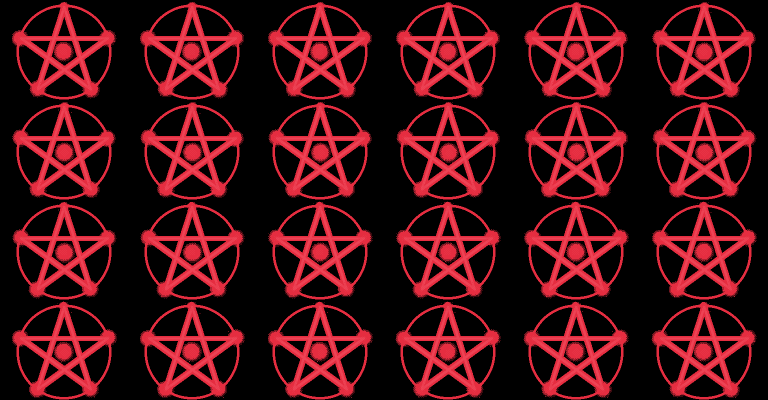
#> input picture assets/artwork/pent/pent-glow-particles-v1.png, 1536 x 800 px (shown at 1/2 size)
$ python -i render_start_menu_smoke_study.py   (imports and definitions only)
#> lines starting #> are read from the running program, lines starting #| are printed output that depends on the picture; after the words box and inside, x2 and y2 are one past the last pixel; in counts of white or black regions, pixels touching at a corner belong together
### tools/render_module_geometry_study.py
#!/usr/bin/env python3
"""Non-shipping two-screen geometry concepts, not DSP output or hardware captures."""
from pathlib import Path
import hashlib
import json
import math
import re
from PIL import Image, ImageDraw, ImageChops

ROOT = Path(__file__).resolve().parents[1]
OUT = ROOT / 'ui_mockups/module_geometry_study'
PAPER = (226, 190, 206)
HI = (242, 216, 226)
FAINT = (207, 165, 184)
MUTED = (174, 130, 151)
INK = (31, 20, 31)
SPOT = (91, 49, 124)
OUTSIDE = (24, 20, 29)
PALETTE = {PAPER, HI, FAINT, MUTED, INK, SPOT, OUTSIDE}


def load_font():
    src = (ROOT / 'core/ui/font.cpp').read_text().split('font_6x8[96][8] = {', 1)[1].split('};', 1)[0]
    glyphs = []
    for body in re.findall(r'\{([^{}]*)\}', src):
        rows = []
        for macro, zero in re.findall(r'R\(([^)]*)\)|(\b0\b)', re.sub(r'//.*', '', body)):
            bits = 0
            for bit in macro.split(',') if macro else []:
                bits = (bits << 1) | int(bit.strip())
            rows.append(bits)
        if len(rows) == 8:
            glyphs.append(rows)
    assert len(glyphs) == 96
    return glyphs


FONT = load_font()


class Canvas:
    # [41 lines left out: functions __init__, text, hatch, not called in this run]


DATA = {
    'fm': dict(path='fm / ghost / out', status='drone', title='two operators', selected=2,
               primary='index', value='42%', route='sg.a  +12%', summary='ratio 2.00x   fine +0.003x',
               params=[('pitch','c2',.25),('ratio','2.00x',.4),('index','42%',.42),('feedback','36%',.36),('fine','+.003x',.51),('gain','67%',.67)],
               pages=('tone','shape'), actions=('strike','drone','mod / temp'), active=1),
    'ghost': dict(path='play / ghost / out', status='memory', title='four resonances', selected=2,
                  primary='smear', value='64%', route='sg.b  +08%', summary='root 110hz   drift 18%',
                  params=[('root','110hz',.68),('decay','87%',.87),('smear','64%',.64),('drift','18%',.18),('freeze','off',0),('mix','58%',.58)],
                  pages=('memory',''), actions=('freeze','bypass','mod / temp'), active=-1),
    'strn': dict(path='mic / strn / out', status='frozen', title='held material', selected=0,
                 primary='position', value='38%', route='sg.a  +06%', summary='8 voices max   long window',
                 params=[('position','38%',.38),('size','720ms',.7),('density','14%',.14),('pitch','+0.03st',.501),('spray','04%',.04),('mix','100%',1)],
                 pages=('cloud','motion'), actions=('freeze','long','mod / temp'), active=0),
    'rev': dict(path='fm / rev / out', status='tail', title='three delay lines', selected=2,
                primary='damp', value='76%', route='sg.c  +09%', summary='size 62%   decay 84%',
                params=[('size','62%',.62),('decay','84%',.84),('damp','76%',.76),('mix','31%',.31)],
                pages=('space',''), actions=('freeze','bypass','mod / temp'), active=-1),
}


# [178 lines left out: functions figure, top, bottom, pair, save, protected_hashes and 1 more, not called in this run]


# [2 lines that do not run on import are left out]

### tools/render_start_menu_smoke_study.py
#!/usr/bin/env python3
"""Authored cabinet-v3 motion mockup, NOT a running app or hardware recording.

Only a GIF and review stills are generated. No app/controller, font atlas, project
storage, settings or audio changes. Native 320x240, stationary thresholded glyphs.
Font: Gossip Med Pixel, Deborah Khodanovich 2025, SIL OFL (assets/fonts/).
"""
from datetime import datetime, timezone
from functools import lru_cache
import hashlib
import json
import math
from pathlib import Path
import re

from PIL import Image, ImageChops, ImageDraw, ImageFont, PngImagePlugin
from render_module_geometry_study import FONT
from render_menu_style_study import heading_mask, overlaps

ROOT = Path(__file__).resolve().parents[1]
OUT = ROOT / 'ui_mockups/start_menu_refresh_study/cabinet-smoke-v3'
SIZE = (320, 240)
FRAME_MS, DURATION = 40, 12000
INK, ACCENT, MUTED = (244, 244, 244), (181, 154, 232), (184, 184, 184)
FACE_PATH = ROOT / 'assets/fonts/Gossip-MedPixel.otf'
BASELINES = (54, 118, 182)
PROJECTS = [('patch 03', '12 min ago'), ('patch 01', '2 hours ago'),
            ('patch 06', 'yesterday'), ('patch 02', '3 days ago'), ('patch 04', 'last week')]
# Only existing settings from ui_start_menu.cpp; no invented master-volume DSP.
SETTINGS = [('menu sound', 'on'), ('logo wave', 'on'), ('startup', 'menu'),
            ('palette editor', 'gray')]
EVENTS = [(800, 'library'), (3400, 'settings'), (8400, 'library'), (10800, None)]
MODAL_OPEN, MODAL_CLOSE = 5600, 7400


def sha(path):
    return hashlib.sha256(Path(path).read_bytes()).hexdigest()


def ease(p):
    p = max(0., min(1., p))
    return p*p*(3-2*p)


def mix(a, b, p):
    return tuple(math.floor(x+(y-x)*p+.5) for x, y in zip(a, b))


@lru_cache(None)
def glyph(text, size):
    if not size:
        m = Image.new('L', (len(text)*6, 8))
        d = ImageDraw.Draw(m)
        for i, ch in enumerate(text):
            for y, bits in enumerate(FONT[ord(ch)-32]):
                for x in range(6):
                    if bits & (1 << (5-x)):
                        d.point((i*6+x, y), fill=255)
        return m, 0
    face = ImageFont.truetype(str(FACE_PATH), size)
    m = Image.new('L', (640, 80))
    ImageDraw.Draw(m).text((4, 40), text, font=face, fill=255, anchor='ls')
    m = m.point(lambda v: 255 if v >= 128 else 0)
    box = m.getbbox()
    if size == 28:
        assert m.crop(box).tobytes() == heading_mask(text).tobytes()
    return m.crop(box), box[1]-40


class Layer:
    def __init__(self):
        self.im = Image.new('RGBA', SIZE)
#> self.im: PIL image 320x240 RGBA; every value is 0
        self.labels, self.hits = [], []

    def word(self, x, y, text, size=22, color=INK):
        mask, dy = glyph(text, size)
        y += dy
        box = (x, y, x+mask.width, y+mask.height)
        assert 0 <= x < box[2] <= 320 and 0 <= y < box[3] <= 240, (text, box)
        assert all(not overlaps(box, old) for old, _ in self.labels), (text, self.labels)
        self.labels.append((box, text))
        self.im.paste((*color, 255), (x, y), mask)
        return box

    # [5 lines left out: function hit, not called in this run]


LEFT = Layer()
# [3 lines not run here, left out]

LIBRARY = Layer()
# [5 lines not run here, left out]

PREFERENCES = Layer()
# [11 lines not run here, left out]

# Use the actual 24 swatch RGB constants, not an invented color collection.
# [3 lines that did not run here, left out]
# [1 line not run here, left out]


def modal_layer():
    p = Layer()
    d = ImageDraw.Draw(p.im)
    d.rectangle((12, 12, 307, 227), fill=(34, 33, 37, 255), outline=(67, 63, 73, 255))
    p.word(26, 43, 'palette', 28)
#> in glyph, `m = Image.new('L', (640, 80))`: m: PIL image 640x80 L; every value is 0
#> in glyph, `m = m.point(lambda v: 255 if v >= 128 else 0)`:
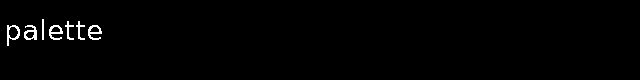
#> m: PIL image 640x80 L; 1.1% white in thin lines or dots, all inside (x1, y1, x2, y2) = (7, 19, 102, 46)
#> in glyph, `box = m.getbbox()`: box = (7, 19, 102, 46)
    p.word(232, 31, 'saved gray', 0, MUTED)
    presets = [('pink', ((226,190,206), (31,20,31), (91,49,124))),
               ('gray', ((36,36,36), INK, ACCENT)),
               ('old grimoire', ((232,220,192), (81,57,40), (127,29,44))),
               ('black mass', ((39,35,31), (223,205,164), (236,105,85))),
               ('custom', ((232,220,192), (81,57,40), (127,29,44)))]
    for i, (name, paints) in enumerate(presets):
        x, y = 26+(i%2)*142, 61+(i//2)*21
        for j, color in enumerate(paints):
            d.rectangle((x+7*j, y-1, x+7*j+5, y+8), fill=(*color,255))
        p.word(x+28, y, name, 0, ACCENT if name == 'gray' else INK)
        if name == 'gray':
            d.line((x+28, y+11, x+50, y+11), fill=(*ACCENT,255))
    for i, (name, color) in enumerate(zip(('paper', 'ink', 'accent'), ((36,36,36), INK, ACCENT))):
        x = 26+i*92
        d.rectangle((x, 126, x+16, 139), fill=(*color,255), outline=(112,112,112,255))
        p.word(x+24, 130, name, 0, ACCENT if i == 2 else MUTED)
    for i, color in enumerate(SWATCHES):
        x, y = 26+(i%8)*34, 151+(i//8)*17
        d.rectangle((x,y,x+28,y+11), fill=(*color,255))
        if color == ACCENT:
            d.polygon(((x+14,y+2),(x+17,y+5),(x+14,y+8),(x+11,y+5)), fill=(31,20,31,255))
    p.word(26, 209, 'cancel', 0, MUTED)
    p.word(270, 209, 'save', 0, ACCENT)
    return p


# [1 line that did not run here, left out]


def lattice(x, y):
    n = (x*374761393+y*668265263+419) & 0xffffffff
    n = ((n ^ (n >> 13))*1274126177) & 0xffffffff
    return ((n ^ (n >> 16)) & 65535)/32767.5-1


def noise(x, y):
    ix, iy = math.floor(x), math.floor(y)
    u, v = ease(x-ix), ease(y-iy)
    a = lattice(ix,iy)*(1-u)+lattice(ix+1,iy)*u
    b = lattice(ix,iy+1)*(1-u)+lattice(ix+1,iy+1)*u
    return a*(1-v)+b*v


@lru_cache(128)
def paper(bucket):
    # Same deterministic noise/warp recipe as patch_paper.h, but a small circular
    # phase excursion makes this short design GIF seamless. NOT a C++/GPU capture.
    # Startup graphite uses the actual 40% field strength, rather than host tiles.
    angle = math.tau*(bucket*100 % DURATION)/DURATION
    s, c = .25*math.sin(angle), 1+.25*(math.cos(angle)-1)
    grid = Image.new('RGB', (64,64))
    colors = []
    for y in range(64):
        py = (y+.5)*496/64-2
        for x in range(64):
            px = (x+.5)*400/64-2
            qx = px+14*math.sin(px/71-.24*s)+18*s+31*math.sin(py/83+.32*s)
            qy = py+27*math.sin(px/91+.30*s)+18*(c-1)
            n = (.65*noise(qx/115+2,qy/115+7)
                 + .25*noise(qx/53+9+.12*s,qy/53+3+.10*(c-1))
                 + .10*noise(qx/24+5-.10*s,qy/24+11))
            light = max(0,min(255,math.floor((.5+1.45*n)*255+.5)))/255
            colors.append(mix((36,36,36), mix((17,18,22),(66,61,75),light), .4))
    grid.putdata(colors)
    return grid.resize((400,496), Image.Resampling.BILINEAR).crop((40,256,360,496))


@lru_cache(64)
def smoke_mask(age, duration=320):
    if age <= 0:
        return Image.new('L', SIZE), Image.new('L', SIZE)
    if age >= duration:
        return Image.new('L', SIZE, 255), Image.new('L', SIZE)
    p = age/duration
    opacity, vapor = Image.new('L',(40,60)), Image.new('L',(40,60))
    alphas, shades = [], []
    for y in range(60):
        yy = (y+.5)*4
        # A very short 0..32ms spatial row delay, not a serial list cascade.
        row_delay = min(32,max(0,(yy-26)/5))
        local = max(0,min(1,(age-row_delay)/(duration-row_delay)))
        for x in range(40):
            xx = 144+(x+.5)*4
            qx = xx+12*math.sin(yy/47+p*1.8)-10*p
            qy = yy+8*math.sin(xx/39-p*1.4)+7*p
            n = .72*noise(qx/43+5,qy/53+9)+.28*noise(qx/19+2,qy/25+7)
            alpha = ease(local+.62*math.sin(math.pi*local)*n)
            edge = ease((xx-144)/18)*ease((304-xx)/18)*ease((yy-12)/22)*ease((226-yy)/22)
            haze = math.sin(math.pi*p)*edge*(.35+.65*(1-abs(n)))*.14
            alphas.append(round(alpha*255))
            shades.append(round(haze*255))
    opacity.putdata(alphas)
    vapor.putdata(shades)
    mask, mist = Image.new('L',SIZE), Image.new('L',SIZE)
    mask.paste(opacity.resize((160,240),Image.Resampling.BILINEAR),(144,0))
    mist.paste(vapor.resize((160,240),Image.Resampling.BILINEAR),(144,0))
    return mask, mist


def composite(im, layer, mask=None, opacity=1.):
    alpha = layer.getchannel('A')
    if mask is not None:
        alpha = ImageChops.multiply(alpha, mask)
    if opacity < 1:
        alpha = alpha.point(lambda a: round(a*max(0,opacity)))
    im.paste(layer.convert('RGB'), (0,0), alpha)


def active(t):
    previous, selected, at = None, None, -1000
    for when, name in EVENTS:
        if t < when:
            break
        previous, selected, at = selected, name, when
    return previous, selected, at


def draw(t):
    im = paper(int(t//100)).copy()
    old, selected, at = active(t)
    age = t-at
    layers = {'library': LIBRARY, 'settings': PREFERENCES}
    if old and age < 160:
        composite(im, layers[old].im, opacity=1-ease(age/160))
    if selected:
        # 80ms overlap only on page changes; first disclosure responds at once.
        delay = 80 if old else 0
        mask, haze = smoke_mask(max(0,age-delay))
        im.paste((88,78,101),(0,0,320,240),haze)
        composite(im,layers[selected].im,mask)
    # Fixed 28ppem left-column glyphs; focus tint and a short ink response only.
    for i, name in enumerate(('new patch','library','settings')):
        f = ease(age/120) if name == selected else 1-ease(age/120) if name == old else 0
        mask, dy = glyph(name,28)
        color = mix(INK,ACCENT,f)
        im.paste(color,(20,BASELINES[i]+dy),mask)
        if name == selected and 0 < age < 320:
            stripe = Image.new('RGB',mask.size,color)
            d = ImageDraw.Draw(stripe)
            center = -16+(mask.width+32)*ease(age/320)
            for x in range(mask.width):
                strength = max(0,1-abs(x-center)/15)*math.sin(math.pi*age/320)*.6
                d.line((x,0,x,mask.height-1),fill=mix(color,INK,strength))
            im.paste(stripe,(20,BASELINES[i]+dy),mask)
        if f > 0:
            # Short stationary underline; no large divider or footer chrome.
            color = mix(tuple(im.getpixel((20,BASELINES[i]+9))),ACCENT,f)
            ImageDraw.Draw(im).line((20,BASELINES[i]+9,20+mask.width-1,BASELINES[i]+9),fill=color)
    # Scripted palette-button focus, not a working settings edit.
    if selected == 'settings' and MODAL_OPEN-240 <= t < MODAL_CLOSE+160:
        m, dy = glyph('palette editor',22)
        f = ease((t-(MODAL_OPEN-240))/120)
        im.paste(mix(INK,ACCENT,f),(158,181+dy),m)
    modal = ease((t-MODAL_OPEN)/200)*(1-ease((t-MODAL_CLOSE)/160))
    if modal > 0:
        im = Image.blend(im,Image.new('RGB',SIZE,(12,12,14)),.62*modal)
        composite(im,MODAL.im,opacity=modal)
    return im


# [11 lines left out: function save_png, not called in this run]


def encode_gif(frames):
    # One global nondithered palette. Pin settled text and real swatches; remap
    # exact RGBs ourselves to avoid Pillow's coarse nearest-palette cache.
    samples = frames[::12]+[draw(t) for t in (880,960,1040,3520,3600,5640,5680,5760,7440,7520)]
    atlas = Image.new('RGB',(320,240*len(samples)))
    for i,im in enumerate(samples):
        atlas.paste(im,(0,i*240))
    p = atlas.quantize(colors=216,method=Image.Quantize.MEDIANCUT,dither=Image.Dither.NONE)
    raw = p.getpalette()
    colors = list(dict.fromkeys([tuple(raw[i:i+3]) for i in range(0,216*3,3)]
                 + [INK,ACCENT,MUTED,(34,33,37),(67,63,73),(112,112,112),(31,20,31)] + SWATCHES))
    assert len(colors) <= 256
    distinct = set()
    for im in frames:
        distinct.update(im.get_flattened_data())
    lookup = {c:i for i,c in enumerate(colors)}
    max_error = 0
    for c in distinct:
        if c not in lookup:
            idx = min(range(len(colors)),key=lambda i:sum((a-b)**2 for a,b in zip(c,colors[i])))
            lookup[c] = idx
            max_error = max(max_error,max(abs(a-b) for a,b in zip(c,colors[idx])))
    palette = [v for c in colors for v in c]+[0]*(768-len(colors)*3)
    indexed = []
    for im in frames:
        frame = Image.frombytes('P',SIZE,bytes(lookup[c] for c in im.get_flattened_data()))
        frame.putpalette(palette)
        indexed.append(frame.resize((640,480),Image.Resampling.NEAREST))
    path = OUT/'cabinet-smoke-v3-2x.gif'
    indexed[0].save(path,save_all=True,append_images=indexed[1:],duration=FRAME_MS,
                    loop=0,optimize=False,disposal=1)
    with Image.open(path) as decoded:
        assert decoded.size == (640,480) and decoded.info['loop'] == 0
        tick = 0
        for n in range(decoded.n_frames):
            decoded.seek(n)
            duration = decoded.info['duration']
            assert duration % FRAME_MS == 0
            for _ in range(duration//FRAME_MS):
                assert decoded.convert('RGB').tobytes() == indexed[tick].convert('RGB').tobytes()
                tick += 1
        assert tick == len(frames)
        stored_frames = decoded.n_frames
    return path,dict(global_palette_colors=len(colors),maximum_rgb_quantization_error=max_error,
                     decoded_ticks=tick,stored_frames=stored_frames,duration_ms=tick*FRAME_MS,
                     fixed_palette=True,dither=False,decoded_frames_exact_to_indexed=True)


# [58 lines left out: function main, not called in this run]


# [2 lines not run here, left out]

>>> import cv2
>>> picture = cv2.imread('../assets/artwork/pent/pent-glow-particles-v1.png', cv2.IMREAD_GRAYSCALE)
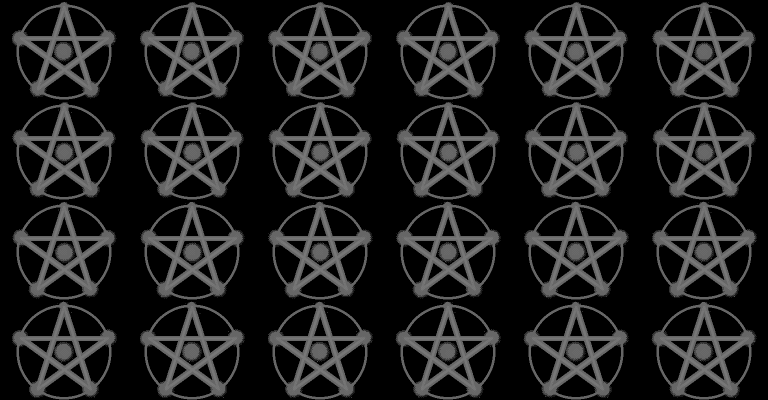
#> picture: shape (800, 1536) (shown at 1/2 size); min 0, max 119, mean 30.1
>>> result = encode_gif(picture)
#> in paper, `grid = Image.new('RGB', (64,64))`: grid: PIL image 64x64 RGB; every value is 0
#> in paper, `grid.putdata(colors)`:
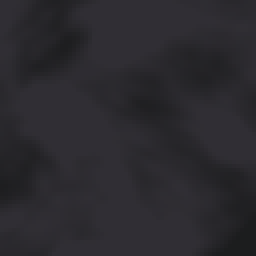
#> grid: PIL image 64x64 RGB (shown 4 times larger); mean R, G, B 43.4, 42, 46.7
#> in paper, `return grid.resize((400,496), Image.Resampling.BILINEAR).crop((40,256,..`:
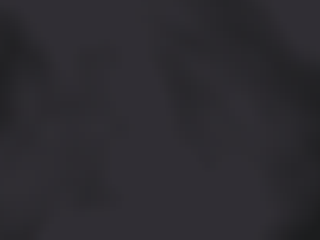
#> returned value: PIL image 320x240 RGB; mean R, G, B 44.8, 43.2, 48.2
#> in smoke_mask, `opacity, vapor = Image.new('L',(40,60)), Image.new('L',(40,60))`: opacity: PIL image 40x60 L; every value is 0
#> in smoke_mask, `mask, mist = Image.new('L',SIZE), Image.new('L',SIZE)`: mask: PIL image 320x240 L; every value is 0
#> in smoke_mask, `mask.paste(opacity.resize((160,240),Image.Resampling.BILINEAR),(144,0))`:
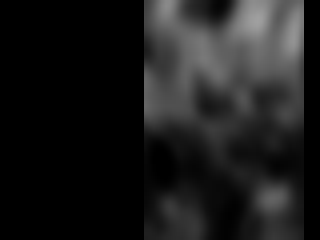
#> mask: PIL image 320x240 L; min 0, max 160, mean 27.6
#> in smoke_mask, `mist.paste(vapor.resize((160,240),Image.Resampling.BILINEAR),(144,0))`:
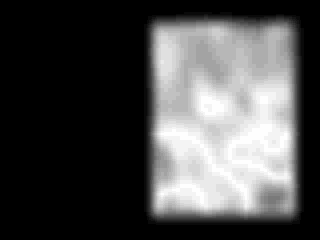
#> mist: PIL image 320x240 L; min 0, max 25, mean 7.4; drawn with min black and max white
#> the loop in draw, `for i, name in enumerate(('new patch','library','settings')):` made 1 pass
#> box in glyph on pass 1: (7, 19, 147, 46)
#> pass 1, in glyph (call 2), `m = m.point(lambda v: 255 if v >= 128 else 0)`:
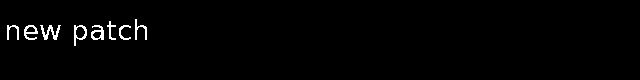
#> m: PIL image 640x80 L; 1.4% white in thin lines or dots, all inside (x1, y1, x2, y2) = (7, 19, 147, 46)
#> (the run stopped early here; a loop or call above may not have finished)
